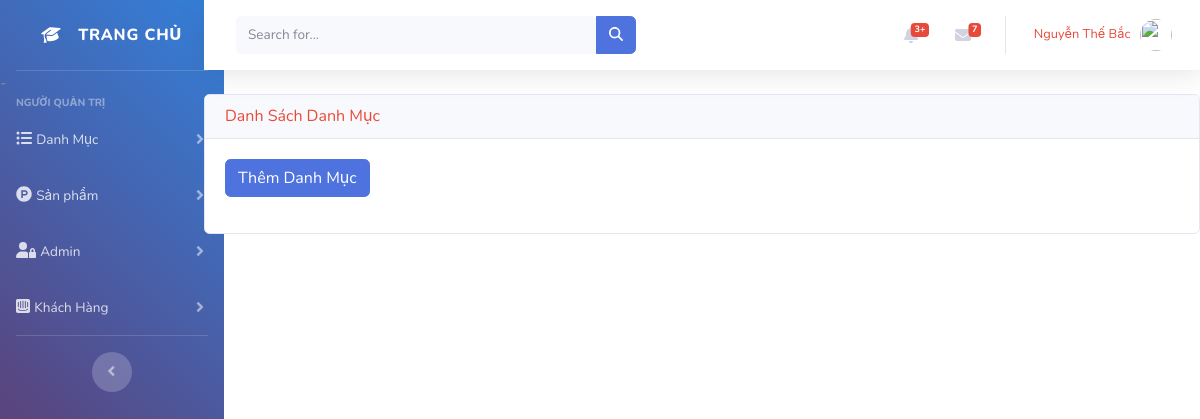
Before: /Admin/Categoris/cate/home (signed in) with the older database file.
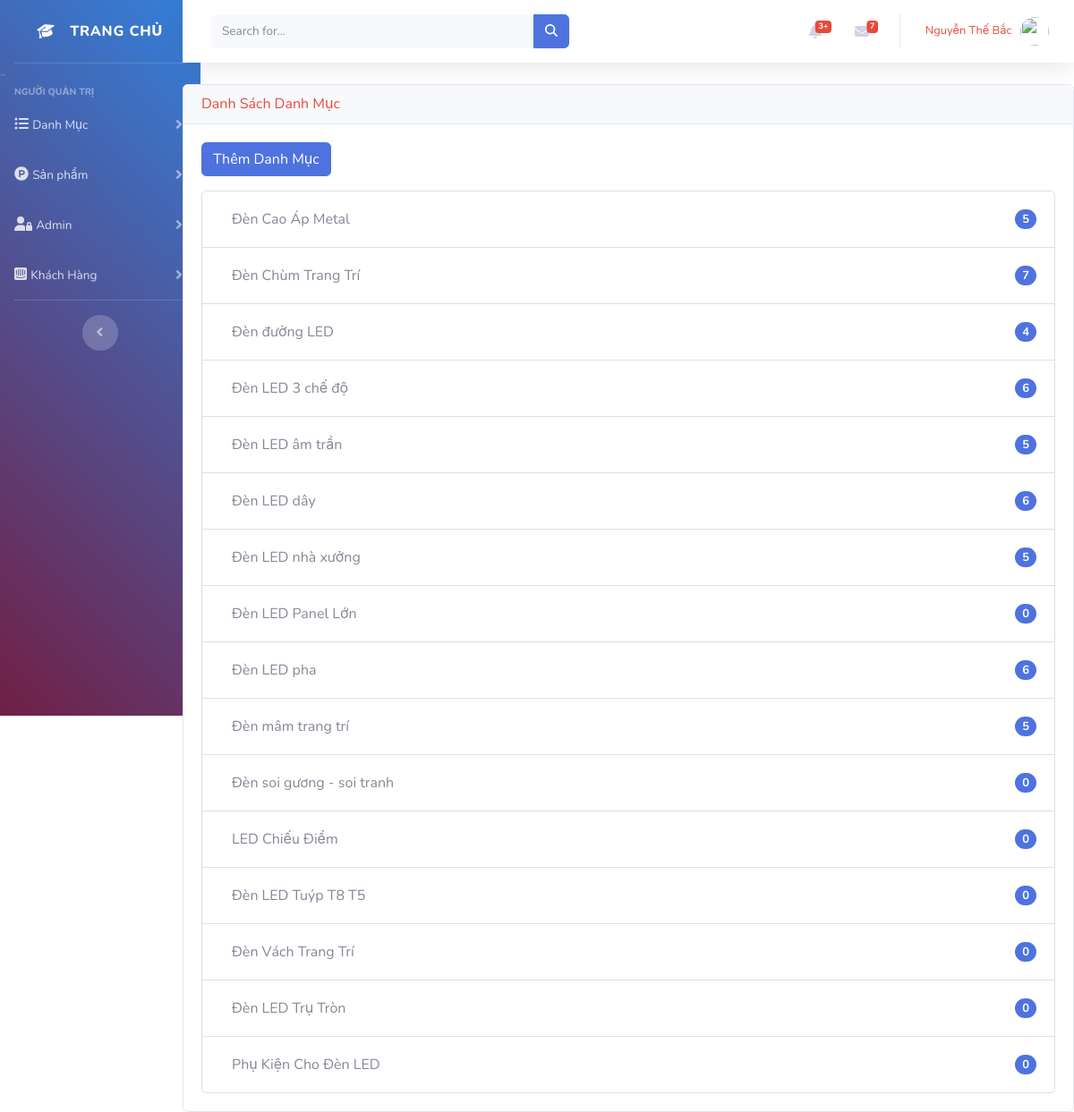
After: the same page with the newer database file.
### tables this page shows
CREATE TABLE `categori` (
  `id` int(11) NOT NULL,
  `name` varchar(500) NOT NULL,
  `description` varchar(1000) DEFAULT NULL,
  `status` tinyint(4) NOT NULL DEFAULT 1,
  `create_at` datetime NOT NULL,
  `update_at` datetime DEFAULT NULL
);

### Admin/dispatcher.php (called while the page is built, shortened)
<?php
class Dispatcher
{
    public function dispatch()
    {
        $this->request = new request\Request();
        $controller = $this->loadController();
        call_user_func_array([$controller, $this->request->action], $this->request->params);
    }
    public function loadController()
    {
        $controller = new $name();
        return $controller;
    }
}
?>

### Admin/Webroot/index.php (called while the page is built, shortened)
<?php
require(ROOT . 'dispatcher.php');
$dispatch = new Mvc\Dispatcher();
$dispatch->dispatch();

### Admin/Config/db.php (called while the page is built, shortened)
<?php
class Database
{
    public static $bdd = null;
    public static function getBdd() {
        if(is_null(self::$bdd)) {
            self::$bdd = new PDO("mysql:host=localhost;dbname=mvc", 'root', '');
            self::$bdd->setAttribute(PDO::ATTR_ERRMODE, PDO::ERRMODE_EXCEPTION);
            self::$bdd->exec("set names utf8");
        }
        return self::$bdd;
    }
}

### Admin/Core/ResourceModel.php (called while the page is built, shortened)
<?php
class ResourceModel implements ResourceModelInterFace
{
    private $table;
    public function _init($table, $id, $model)
    {
        $this->table = $table;
    }
    public function showAll() {
        $sql =  "SELECT * FROM $this->table";
        $req = Database::getBdd()->prepare($sql);
        if($req->execute()) {
            return $req->fetchAll();
        }
    }
}

### Admin/Models/CateRepository.php (called while the page is built, shortened)
<?php
class CateRepository
{
    private $CateResourceModel;
    public function __construct() {
        $this->CateResourceModel = new CateResourceModel();
    }
    public function showAll() {
        return $this->CateResourceModel->showAll();
    }
}

### Admin/Models/LedRepository.php (called while the page is built, shortened)
<?php
class LedRepository
{
    private $LedResourceModel;
    public function __construct() {
        $this->LedResourceModel = new LedResourceModel();
    }
    public function showAll() {
        return $this->LedResourceModel->showAll();
    }
}

### Admin/Views/Categoris/home.php (the view)
<div class="card">
    <h5 class="card-header text-danger">Danh Sách Danh Mục</h5>
    <div class="card-body">
        <div>
            <a href="/Admin/Categoris/create/" class="btn btn-primary btn-xs">
                Thêm Danh Mục
            </a>
        </div>
        <ul class="list-group mt-3">
            <?php foreach ($cate as $rowCate) { ?>
                <li class="list-group-item d-flex justify-content-between align-items-center">
                    <a href="/Admin/Leds/homecateid/<?php echo $rowCate['id']; ?>" class="btn btn-xs">
                        <?php echo $rowCate['name'];?>
                    </a>
                    <span class="badge badge-primary badge-pill">
                        <?php $count = 0;
                            foreach ($led as $rowLed) {
                                if($rowLed['categori_id'] == $rowCate['id']) {
                                    $count += 1;
                                }
                            }
                            echo $count;
                        ?>
                    </span>
                </li>
            <?php } ?>
        </ul>
    </div>
</div>

Changed rows visible on the page:
added categori: name "Đèn Cao Áp Metal", count "5"
added categori: name "Đèn Chùm Trang Trí", count "7"
added categori: name "Đèn đường LED", count "4"
added categori: name "Đèn LED 3 chế độ", count "6"
added categori: name "Đèn LED âm trần", count "5"
added categori: name "Đèn LED dây", count "6"
added categori: name "Đèn LED nhà xưởng", count "5"
added categori: name "Đèn LED Panel Lớn", count "0"
added categori: name "Đèn LED pha", count "6"
added categori: name "Đèn mâm trang trí", count "5"
added categori: name "Đèn soi gương - soi tranh", count "0"
added categori: name "LED Chiếu Điểm", count "0"
added categori: name "Đèn LED Tuýp T8 T5", count "0"
added categori: name "Đèn Vách Trang Trí", count "0"
added categori: name "Đèn LED Trụ Tròn", count "0"
added categori: name "Phụ Kiện Cho Đèn LED", count "0"
